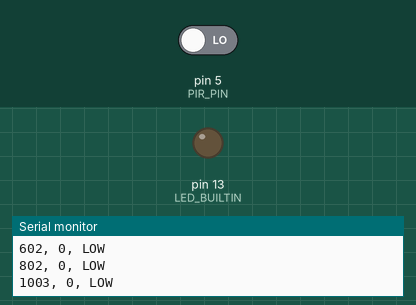
This sketch was run on a simulated Arduino Uno, built with avr-gcc and run on an emulated ATmega328P. On the bench: output pins drawn as LEDs (lit = HIGH), the last lines printed to the serial monitor. The inputs (shaded band) are chosen by the test bench; at power-on: pin 5 (PIR_PIN) LOW.

Above: at 1.2 s.
1.3 s: pin 5 (PIR_PIN) driven HIGH
At 2.0 s:
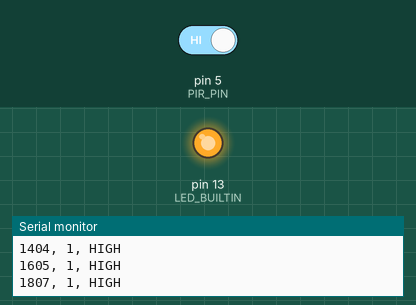
2.8 s: pin 5 (PIR_PIN) driven LOW
At 4.2 s:
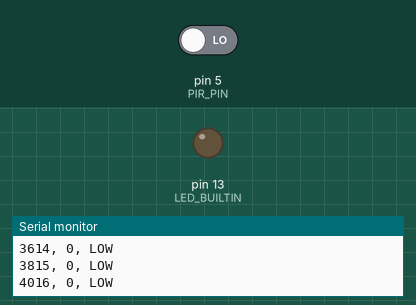
Timing chart, 0 to 5.8 s (numbered marks = the images above; inputs shaded):
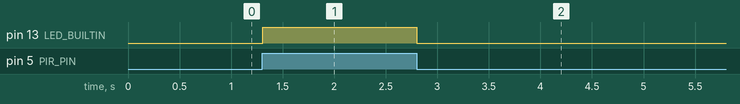

Measured:
- after the input at 1.3 s, pin 13 (LED_BUILTIN): LOW → HIGH at once
- after the input at 2.8 s, pin 13 (LED_BUILTIN): HIGH → LOW at once

The sketch:

Simple_PIR_watcher.ino
```cpp
#define PIR_PIN 5

int lastState = LOW;
unsigned long lastPrint = 0;
const unsigned long PRINT_INTERVAL_MS = 200;  // how often we print current state

void setup() {
  Serial.begin(115200);
  pinMode(PIR_PIN, INPUT);
  pinMode(LED_BUILTIN, OUTPUT);

  Serial.println("PIR debug started.");
  Serial.println("Columns: millis, raw_state(0/1), state_str");
}

void loop() {
  int state = digitalRead(PIR_PIN);
  unsigned long now = millis();

  // Mirror PIR directly to onboard LED
  digitalWrite(LED_BUILTIN, state == HIGH ? HIGH : LOW);

  // Print whenever the state changes
  if (state != lastState) {
    Serial.print(now);
    Serial.print(", ");
    Serial.print(state);
    Serial.print(", ");
    Serial.println(state == HIGH ? "HIGH (MOTION)" : "LOW (NO MOTION)");

    lastState = state;
  }

  // Optionally: also print the current state periodically, even if it didn't change
  if (now - lastPrint >= PRINT_INTERVAL_MS) {
    lastPrint = now;
    Serial.print(now);
    Serial.print(", ");
    Serial.print(state);
    Serial.print(", ");
    Serial.println(state == HIGH ? "HIGH" : "LOW");
  }

  // small delay so we don't spam too hard
  delay(10);
}
```
